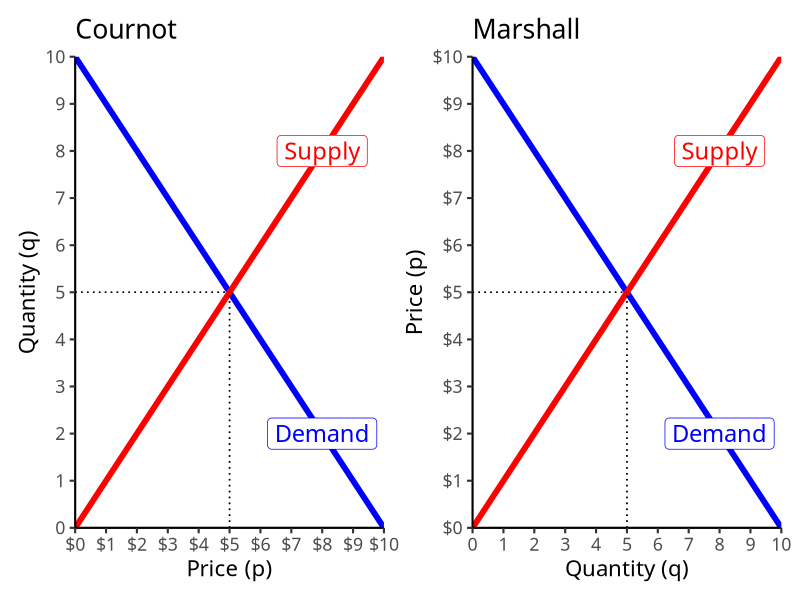
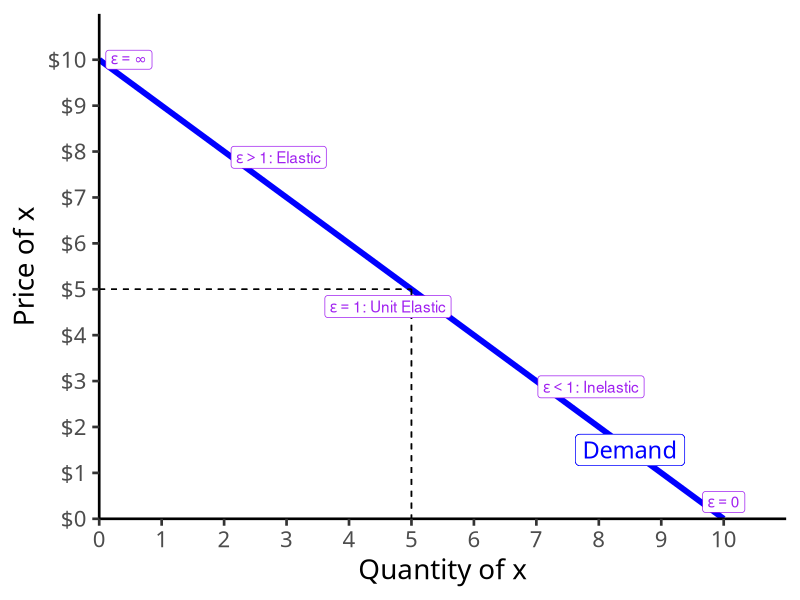
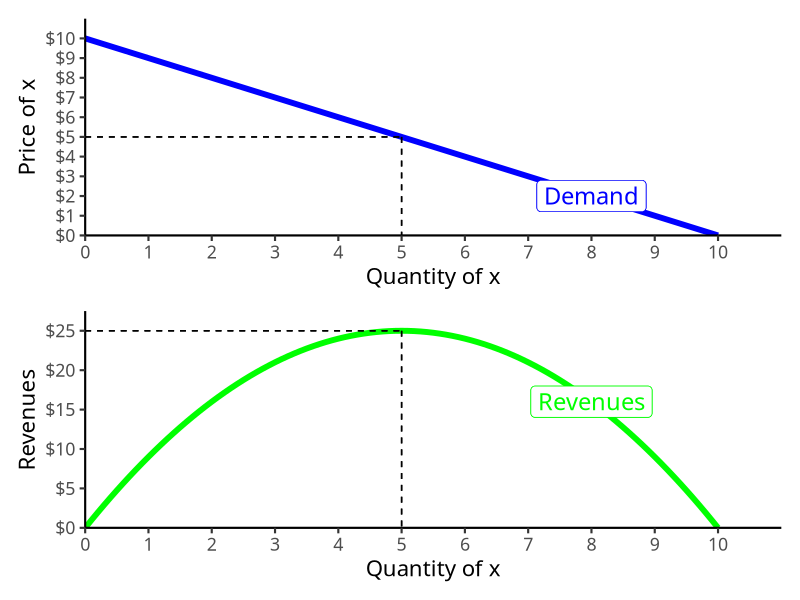
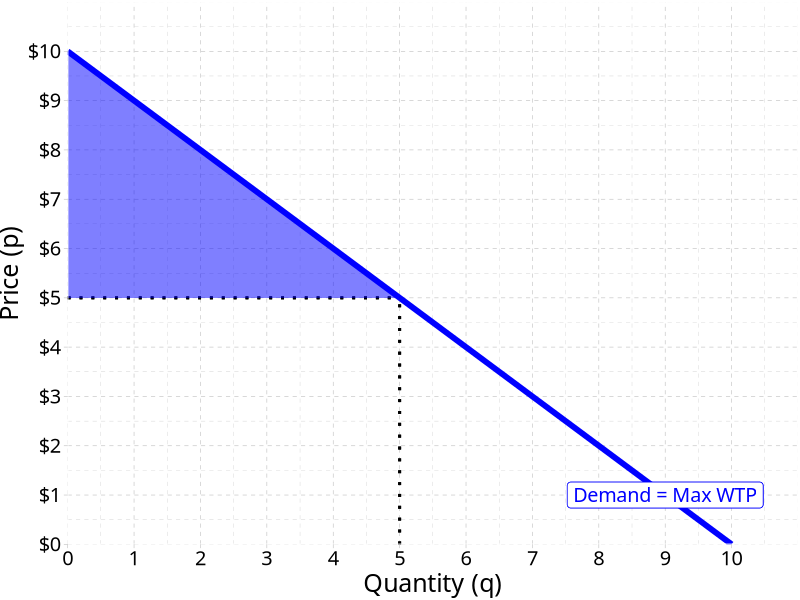

These charts were generated, in order, by the following R code:
## ---- chunk 1
options(htmltools.dir.version = FALSE)
knitr::opts_chunk$set(echo=F,
                      message=F,
                      warning=F,
                      fig.retina=3)
library(tidyverse)
library(ggrepel)
library(ggthemes)
set.seed(256)
update_geom_defaults("label", list(family = "Fira Sans Condensed"))
## ---- chunk 2
demand=function(x){10-x}
supply=function(x){x}

# make plot 

plot<-ggplot(data.frame(x=c(0,10)), aes(x=x))+
  stat_function(fun=demand, geom="line", size=2, color="blue")+
  stat_function(fun=supply, geom="line", size=2, color="red")+
  geom_segment(x=5,y=0,xend=5,yend=5,linetype=3)+
  geom_segment(x=0,y=5,xend=5,yend=5,linetype=3)+
  annotate(geom = "label", x = 8, y = demand(8), label = "Demand",
           color = "blue", size = 6) +
  annotate(geom = "label", x = 8, y = supply(8), label = "Supply",
           color = "red", size = 6)+
  theme_classic(base_family = "Fira Sans Condensed", base_size=16)

cournot<-plot+
  scale_x_continuous(breaks = seq(0,10,1),
                     labels = scales::dollar,
                     limits = c(0,10),
                     expand=c(0,0))+
  scale_y_continuous(breaks = seq(0,10,1),
                     limits = c(0,10),
                     expand=c(0,0))+
    labs(x = "Price (p)",
       y = "Quantity (q)",
       title = "Cournot")

marshall<-plot+
  scale_y_continuous(breaks = seq(0,10,1),
                     labels = scales::dollar,
                     limits = c(0,10),
                     expand=c(0,0))+
  scale_x_continuous(breaks = seq(0,10,1),
                     limits = c(0,10),
                     expand=c(0,0))+
    labs(x = "Quantity (q)",
       y = "Price (p)",
       title = "Marshall")

library(patchwork)
cournot+marshall
## ---- chunk 3
ggplot(data.frame(x=c(0,10)), aes(x=x))+
  stat_function(fun=demand, geom="line", size=2, color = "blue")+
  geom_label(aes(x=8.5,y=demand(8.5)), color = "blue", label="Demand", size = 6)+
    scale_x_continuous(breaks=seq(0,10,1),
                     limits=c(0,10),
                     expand=expand_scale(mult=c(0,0.1)))+
  scale_y_continuous(breaks=seq(0,10,1),
                     limits=c(0,10),
                     expand=expand_scale(mult=c(0,0.1)),
                     labels = function(x){paste("$", x, sep="")})+
  # line at 5,5 
  geom_segment(aes(x=0,xend=5, y=5, yend=5), linetype="dashed")+
  geom_segment(aes(x=5,xend=5, y=5, yend=0), linetype="dashed")+
  
  geom_label_repel(data = tibble(x=0, y=10),
                   aes(x=x, y=y),
                   segment.size = 2,
                  color="purple", label=expression(epsilon == infinity))+
  geom_label_repel(data = tibble(x=2.5, y=7.5),
                   aes(x=x, y=y),
                  color="purple",
                  label=expression(paste(epsilon > 1, ": Elastic")))+
  geom_label_repel(data = tibble(x=5, y=5),
                   aes(x=x, y=y),
                  color="purple",
                  label=expression(paste(epsilon == 1, ": Unit Elastic")))+
  geom_label_repel(data = tibble(x=7.5, y=2.5),
                   aes(x=x, y=y),
                  color="purple",
                  label=expression(paste(epsilon < 1, ": Inelastic")))+
  geom_label_repel(data = tibble(x=10, y=0),
                   aes(x=x, y=y),
                   color="purple",
                   label=expression(epsilon == 0))+
  labs(x = "Quantity of x",
       y = "Price of x")+
  theme_classic(base_family = "Fira Sans Condensed", base_size=20)
## ---- chunk 4
de<-ggplot(data.frame(x=c(0,10)), aes(x=x))+
  stat_function(fun=demand, geom="line", size=2, color = "blue")+
  geom_label(aes(x=8,y=demand(8)), color = "blue", label="Demand", size = 6)+
    scale_x_continuous(breaks=seq(0,10,1),
                     limits=c(0,10),
                     expand=expand_scale(mult=c(0,0.1)))+
  scale_y_continuous(breaks=seq(0,10,1),
                     limits=c(0,10),
                     expand=expand_scale(mult=c(0,0.1)),
                     labels = function(x){paste("$", x, sep="")})+
  # line at 5,5 
  geom_segment(aes(x=0,xend=5, y=5, yend=5), linetype="dashed")+
  geom_segment(aes(x=5,xend=5, y=5, yend=0), linetype="dashed")+
  
  #coord_cartesian(clip="off")+
  labs(x = "Quantity of x",
       y = "Price of x")+
  theme_classic(base_family = "Fira Sans Condensed", base_size=16)

tr=function(x){10*x-x^2}

rev<-ggplot(data.frame(x=c(0,10)), aes(x=x))+
  stat_function(fun=tr, geom="line", size=2, color = "green")+
  geom_label(aes(x=8,y=tr(8)), color = "green", label="Revenues", size = 6)+
    scale_x_continuous(breaks=seq(0,10,1),
                     limits=c(0,10),
                     expand=expand_scale(mult=c(0,0.1)))+
  scale_y_continuous(breaks=seq(0,25,5),
                     limits=c(0,25),
                     expand=expand_scale(mult=c(0,0.1)),
                     labels = function(x){paste("$", x, sep="")})+
  # line at 5,5 
  geom_segment(aes(x=0,xend=5, y=25, yend=25), linetype="dashed")+
  geom_segment(aes(x=5,xend=5, y=25, yend=0), linetype="dashed")+
  
  #coord_cartesian(clip="off")+
  labs(x = "Quantity of x",
       y = "Revenues")+
  theme_classic(base_family = "Fira Sans Condensed", base_size=16)

library(patchwork)
de/rev
## ---- chunk 5
demand_1=function(x){10-x}
cs_1<-tribble(
  ~x, ~y,
  0, 10,
  0, 5,
  5, 5
)

cs<-ggplot(data.frame(x=c(0,10)), aes(x=x))+
  stat_function(fun=demand_1, geom="line", size=2, color = "blue")+
    geom_label(aes(x=9,y=demand_1(9)), color = "blue", label="Demand = Max WTP", size = 5)+
  geom_segment(x=0, xend=5, y=5, yend=5, size=1, linetype="dotted")+
  geom_segment(x=5, xend=5, y=0, yend=5, size=1, linetype="dotted")+
    scale_x_continuous(breaks=seq(0,10,1),
                     limits=c(0,10),
                     expand=expand_scale(mult=c(0,0.1)))+
  scale_y_continuous(breaks=seq(0,10,1),
                     limits=c(0,10),
                     expand=expand_scale(mult=c(0,0.1)),
                     labels = function(x){paste("$", x, sep="")})+
  labs(x = "Quantity (q)",
       y = "Price (p)")+
  ggthemes::theme_pander(base_family = "Fira Sans Condensed", base_size=18)

cs+geom_polygon(data=cs_1, aes(x=x,y=y), fill="blue", alpha=0.5)
